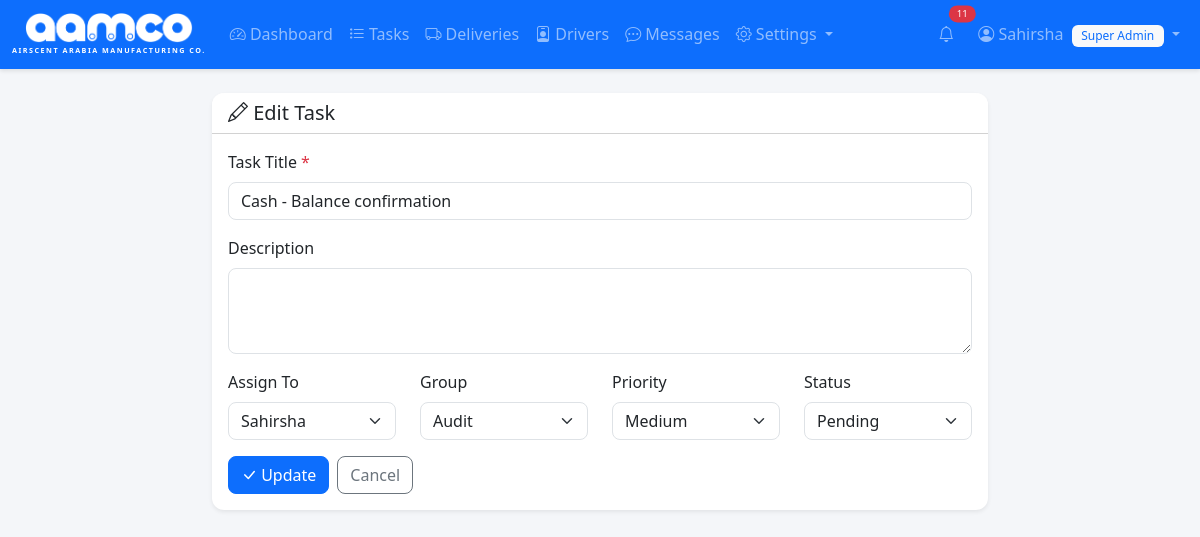
/tasks/edit/3 (signed in), run on the app's committed database.
### tables this page shows
CREATE TABLE users (
            id INTEGER PRIMARY KEY AUTOINCREMENT,
            username TEXT UNIQUE NOT NULL,
            password_hash TEXT NOT NULL,
            full_name TEXT NOT NULL,
            email TEXT,
            phone TEXT,
            pin_hash TEXT,
            profile_pic TEXT,
            role TEXT NOT NULL DEFAULT 'user',
            is_active INTEGER NOT NULL DEFAULT 1,
            created_at TIMESTAMP DEFAULT CURRENT_TIMESTAMP
        );

CREATE TABLE tasks (
            id INTEGER PRIMARY KEY AUTOINCREMENT,
            title TEXT NOT NULL,
            description TEXT,
            assigned_to INTEGER,
            created_by INTEGER NOT NULL,
            group_id INTEGER,
            status TEXT NOT NULL DEFAULT 'pending',
            priority TEXT NOT NULL DEFAULT 'medium',
            accepted_at TIMESTAMP,
            started_at TIMESTAMP,
            created_at TIMESTAMP DEFAULT CURRENT_TIMESTAMP,
            completed_at TIMESTAMP,
            FOREIGN KEY (assigned_to) REFERENCES users(id),
            FOREIGN KEY (created_by) REFERENCES users(id),
            FOREIGN KEY (group_id) REFERENCES task_groups(id) ON DELETE SET NULL
        );

### app.py (the view, shortened to what this page needs)
@app.route('/tasks/edit/<int:task_id>', methods=['GET', 'POST'])
@login_required
def edit_task(task_id):
    db = get_db()
    task = db.execute('SELECT * FROM tasks WHERE id = ?', (task_id,)).fetchone()
    if not task:
        db.close()
        flash('Task not found.', 'danger')
        return redirect(url_for('tasks'))
    users = db.execute("SELECT id, full_name FROM users WHERE is_active = 1").fetchall()
    groups = db.execute("SELECT id, name, color FROM task_groups ORDER BY name").fetchall()
    db.close()
    return render_template('task_form.html', task=task, users=users, groups=groups)

### app.py (called while the page is built)
@login_manager.user_loader
def load_user(user_id):
    db = get_db()
    row = db.execute('SELECT * FROM users WHERE id = ?', (user_id,)).fetchone()
    db.close()
    if row:
        return User(**dict(row))
    return None

@app.context_processor
def inject_notification_count():
    if current_user.is_authenticated:
        db = get_db()
        count = db.execute('SELECT COUNT(*) FROM notifications WHERE user_id = ? AND is_read = 0',
                          (current_user.id,)).fetchone()[0]
        msg_count = db.execute('SELECT COUNT(*) FROM messages WHERE receiver_id = ? AND is_read = 0',
                              (current_user.id,)).fetchone()[0]
        db.close()
        return {'unread_notif_count': count, 'unread_msg_count': msg_count}
    return {'unread_notif_count': 0, 'unread_msg_count': 0}

@app.context_processor
def inject_settings():
    if current_user.is_authenticated:
        db = get_db()
        try:
            rows = db.execute('SELECT key, value FROM settings').fetchall()
            s = {r['key']: r['value'] for r in rows}
        except Exception:
            s = {}
        db.close()
        return {'app_settings': s, 'now': datetime.now}
    return {'app_settings': {}, 'now': datetime.now}

    @property
    def is_active(self):
        return bool(self._is_active)

    def is_admin(self):
        return self.role in ('super_admin', 'admin')

    def has_pin(self):
        return bool(self.pin_hash)

### database.py (called while the page is built)
def get_db():
    conn = sqlite3.connect(DB_PATH)
    conn.row_factory = sqlite3.Row
    conn.execute("PRAGMA foreign_keys = ON")
    return conn

### templates/task_form.html (shortened to what this page needs)
{% extends "base.html" %}
{% block content %}
<div class="row justify-content-center">
    <div class="col-md-8">
        <div class="card shadow-sm border-0">
            <div class="card-header bg-white">
                <h5 class="mb-0">
                    <i class="bi bi-{{ 'pencil' if task else 'plus-lg' }}"></i>
                    {{ 'Edit Task' if task else 'Add New Task' }}
                </h5>
            </div>
            <div class="card-body">
                <form method="POST">
                    <div class="mb-3">
                        <label class="form-label">Task Title <span class="text-danger">*</span></label>
                        <input type="text" name="title" class="form-control" value="{{ task.title if task else '' }}" required>
                    </div>
                    <div class="mb-3">
                        <label class="form-label">Description</label>
                        <textarea name="description" class="form-control" rows="3">{{ task.description if task else '' }}</textarea>
                    </div>
                    <div class="row">
                        <div class="col-md-3 mb-3">
                            <label class="form-label">Assign To</label>
                            <select name="assigned_to" class="form-select">
                                {% for u in users %}
                                <option value="{{ u.id }}" {{ 'selected' if task and task.assigned_to == u.id }}>{{ u.full_name }}</option>
                                {% endfor %}
                            </select>
                        </div>
                        <div class="col-md-3 mb-3">
                            <label class="form-label">Group</label>
                            <select name="group_id" class="form-select">
                                {% for g in groups %}
                                <option value="{{ g.id }}" {{ 'selected' if task and task.group_id == g.id }}>{{ g.name }}</option>
                                {% endfor %}
                            </select>
                        </div>
                        <div class="col-md-3 mb-3">
                            <label class="form-label">Priority</label>
                            <select name="priority" class="form-select">
                                <option value="medium" {{ 'selected' if (not task) or (task and task.priority == 'medium') }}>Medium</option>
                            </select>
                        </div>
                        {% if task %}
                        <div class="col-md-3 mb-3">
                            <label class="form-label">Status</label>
                            <select name="status" class="form-select">
                                <option value="pending" {{ 'selected' if task.status == 'pending' }}>Pending</option>
                            </select>
                        </div>
                        {% endif %}
                    </div>
                    <div class="d-flex gap-2">
                        <button type="submit" class="btn btn-primary"><i class="bi bi-check-lg"></i> {{ 'Update' if task else 'Add Task' }}</button>
                        <a href="{{ url_for('tasks') }}" class="btn btn-outline-secondary">Cancel</a>
                    </div>
                </form>
            </div>
        </div>
    </div>
</div>
{% endblock %}

### templates/base.html (shortened to what this page needs)
<!DOCTYPE html>
<html lang="en" data-bs-theme="light">
<head>
    <link href="https://cdn.jsdelivr.net/npm/bootstrap@5.3.2/dist/css/bootstrap.min.css" rel="stylesheet">
    <link href="https://cdn.jsdelivr.net/npm/bootstrap-icons@1.11.1/font/bootstrap-icons.css" rel="stylesheet">
    <link href="{{ url_for('static', filename='style.css') }}" rel="stylesheet">
</head>
<body>
    {% if current_user.is_authenticated %}
    <nav class="navbar navbar-expand-lg navbar-dark bg-primary">
        <div class="container-fluid">
            <a class="navbar-brand fw-bold" href="{{ url_for('dashboard') }}">
                <div class="d-flex flex-column align-items-center">
                    <img src="{{ url_for('static', filename='logo.png') }}" alt="AAMCO" height="30" style="filter: brightness(0) invert(1);">
                    <span class="text-white d-none d-md-block" style="font-size: 0.45rem; letter-spacing: 1.5px; margin-top: 2px;">AIRSCENT ARABIA MANUFACTURING CO.</span>
                </div>
            </a>
            <div class="collapse navbar-collapse" id="navBar">
                <ul class="navbar-nav me-auto">
                    <li class="nav-item">
                        <a class="nav-link" href="{{ url_for('dashboard') }}"><i class="bi bi-speedometer2"></i> Dashboard</a>
                    </li>
                    <li class="nav-item">
                        <a class="nav-link" href="{{ url_for('tasks') }}"><i class="bi bi-list-task"></i> Tasks</a>
                    </li>
                    <li class="nav-item">
                        <a class="nav-link" href="{{ url_for('deliveries') }}"><i class="bi bi-truck"></i> Deliveries</a>
                    </li>
                    <li class="nav-item">
                        <a class="nav-link" href="{{ url_for('delivery_persons') }}"><i class="bi bi-person-badge"></i> Drivers</a>
                    </li>
                    <li class="nav-item">
                        <a class="nav-link position-relative" href="{{ url_for('messages_inbox') }}">
                            <i class="bi bi-chat-dots"></i> Messages
                        </a>
                    </li>
                    {% if current_user.is_admin() %}
                    <li class="nav-item dropdown">
                        <a class="nav-link dropdown-toggle" href="#" role="button" data-bs-toggle="dropdown">
                            <i class="bi bi-gear"></i> Settings
                        </a>
                    </li>
                    {% endif %}
                </ul>
                <ul class="navbar-nav">
                    <li class="nav-item me-2">
                        <a class="nav-link position-relative" href="{{ url_for('notifications') }}" title="Notifications" id="notifBellLink">
                            <i class="bi bi-bell"></i>
                            {% if unread_notif_count > 0 %}
                            <span class="position-absolute top-0 start-100 translate-middle badge rounded-pill bg-danger" style="font-size: 0.6rem;" id="notifBadge">
                                {{ unread_notif_count }}
                            </span>
                            {% else %}
                            <span class="position-absolute top-0 start-100 translate-middle badge rounded-pill bg-danger d-none" style="font-size: 0.6rem;" id="notifBadge">
                                0
                            </span>
                            {% endif %}
                        </a>
                    </li>
                    <li class="nav-item dropdown">
                        <a class="nav-link dropdown-toggle" href="#" role="button" data-bs-toggle="dropdown">
                            {% if current_user.profile_pic %}
                            <img src="{{ url_for('static', filename='uploads/' + current_user.profile_pic) }}" alt="" class="rounded-circle me-1" style="width:24px;height:24px;object-fit:cover;">
                            {% else %}
                            <i class="bi bi-person-circle"></i>
                            {% endif %}
                            {{ current_user.full_name }}
                            <span class="badge bg-light text-primary ms-1">{{ current_user.role | replace('_', ' ') | title }}</span>
                        </a>
                    </li>
                </ul>
            </div>
        </div>
    </nav>
    {% endif %}
    <div class="container-fluid py-4">
        {% block content %}{% endblock %}
    </div>
</body>
</html>

### static/style.css (style rules this page uses)
body { background-color: #f4f6f9; font-family: 'Segoe UI', system-ui, -apple-system, sans-serif; }
.navbar { box-shadow: 0 2px 4px rgba(0,0,0,0.1); }
.navbar-brand { font-size: 1.4rem; }
.card { border-radius: 12px; }
.card-header { border-radius: 12px 12px 0 0 !important; }
.badge { font-weight: 500; padding: 0.4em 0.8em; }
.btn { border-radius: 8px; }
.form-control, .form-select { border-radius: 8px; }

### data on the page
users: full_name "Sahirsha", role "Super Admin"
tasks: title "Cash - Balance confirmation"

### other printed values
{{ unread_notif_count }} "11"
{{ 'Edit Task' if task else 'Add New Task' }} "Edit Task"
{{ 'Update' if task else 'Add Task' }} "Update"
form field assigned_to "Sahirsha"
form field group_id "Audit"
